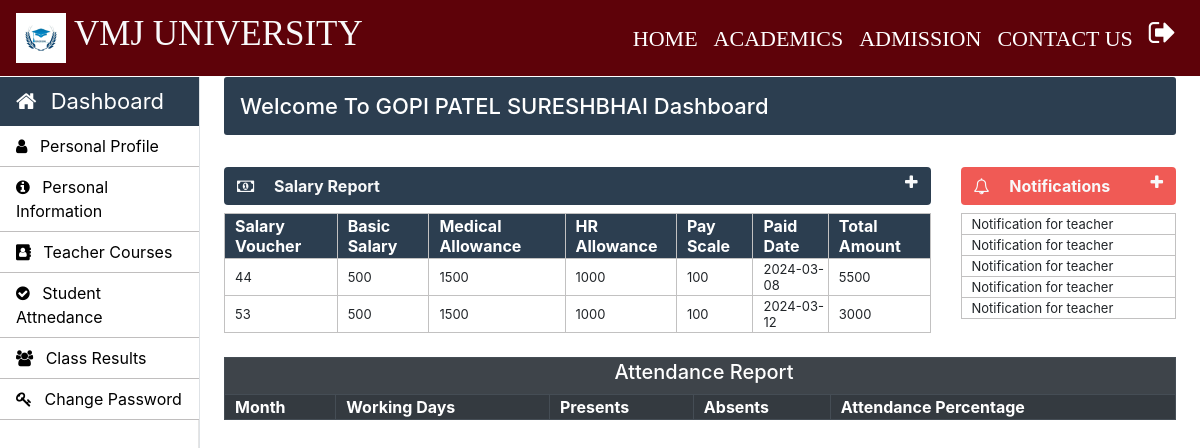
Before: /teacher/teacher-index.php (signed in) with the older database file.
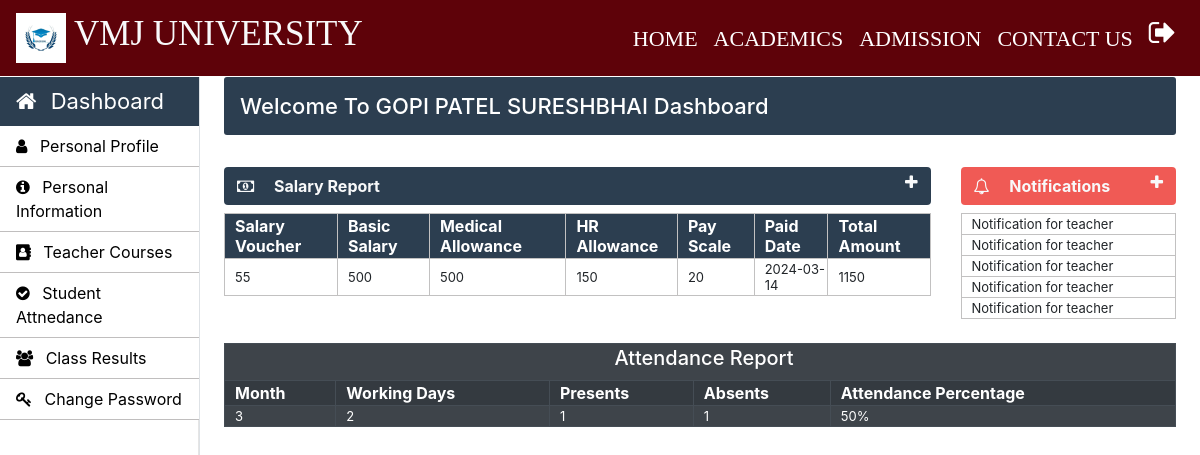
After: the same page with the newer database file.
### tables this page shows
CREATE TABLE IF NOT EXISTS `teacher_info` (
  `teacher_id` int NOT NULL AUTO_INCREMENT,
  `first_name` varchar(30) NOT NULL,
  `middle_name` varchar(30) NOT NULL,
  `last_name` varchar(30) NOT NULL,
  `father_name` varchar(50) NOT NULL,
  `email` varchar(30) NOT NULL,
  `phone_no` varchar(11) NOT NULL,
  `profile_image` blob NOT NULL,
  `teacher_status` varchar(10) NOT NULL,
  `application_status` varchar(10) NOT NULL,
  `cnic` varchar(15) NOT NULL,
  `dob` varchar(15) NOT NULL,
  `other_phone` int NOT NULL,
  `gender` varchar(10) NOT NULL,
  `permanent_address` varchar(100) NOT NULL,
  `current_address` varchar(100) NOT NULL,
  `place_of_birth` varchar(50) NOT NULL,
  `matric_complition_date` varchar(10) NOT NULL,
  `matric_awarded_date` varchar(10) NOT NULL,
  `matric_certificate` varchar(100) NOT NULL,
  `fa_complition_date` varchar(10) NOT NULL,
  `fa_awarded_date` varchar(10) NOT NULL,
  `fa_certificate` varchar(100) NOT NULL,
  `ba_complition_date` varchar(10) NOT NULL,
  `ba_awarded_date` varchar(10) NOT NULL,
  `ba_certificate` varchar(100) NOT NULL,
  `ma_complition_date` varchar(10) NOT NULL,
  `ma_awarded_date` varchar(100) NOT NULL,
  `ma_certificate` varchar(101) NOT NULL,
  `last_qualification` varchar(20) NOT NULL,
  `state` varchar(20) NOT NULL,
  `hire_date` varchar(10) NOT NULL,
  PRIMARY KEY (`teacher_id`)
);

CREATE TABLE IF NOT EXISTS `teacher_salary_report` (
  `salary_id` int NOT NULL AUTO_INCREMENT,
  `teacher_id` int NOT NULL,
  `total_amount` int NOT NULL,
  `status` varchar(11) NOT NULL,
  `paid_date` timestamp NOT NULL DEFAULT CURRENT_TIMESTAMP ON UPDATE CURRENT_TIMESTAMP,
  PRIMARY KEY (`salary_id`),
  KEY `teacher_id` (`teacher_id`)
);

CREATE TABLE IF NOT EXISTS `teacher_salary_allowances` (
  `teacher_id` int NOT NULL,
  `basic_salary` int NOT NULL,
  `medical_allowance` int NOT NULL,
  `hr_allowance` int NOT NULL,
  `scale` int NOT NULL,
  PRIMARY KEY (`teacher_id`)
);

### teacher/teacher-index.php (the view, shortened to what the changed rows need)
<?php
$teacher_email = $_SESSION['LoginTeacher'];
?>
<html lang="en">
<head>
</head>
<body>
    <?php include('../common/common-header.php') ?>
    <main role="main" class="col-xl-10 col-lg-9 col-md-8 ml-sm-auto px-md-4 main-background mb-2 w-100">
        <div class="sub-main">
            <div class="text-center d-flex flex-wrap flex-md-nowrap pt-3 pb-2 mb-3 text-white admin-dashboard pl-3">
                <h4 class="">Welcome To <?php
                    $query = "select * from teacher_info where email='$teacher_email'";
                    $run = mysqli_query($con, $query);
                    while ($row = mysqli_fetch_array($run)) {
                        echo $row['first_name'] . " " . $row['middle_name'] . " " . $row['last_name'];
                    }
                    ?> Dashboard </h4> </h4>
            </div>
            <div class="row">
                <div class="col-lg-9 col-md-12">
                    <div>
                        <section class="mt-3">
                            <div class="collapse show mt-2" id="collapsetwo">
                                <table class="w-100 table-elements table-three-tr"cellpadding="2">
                                    <tr class="pt-5 table-three text-white" style="height: 32px;">
                                        <th>Salary Voucher</th>
                                        <th>Basic Salary</th>
                                        <th>Medical Allowance</th>
                                        <th>HR Allowance</th>
                                        <th>Pay Scale</th>
                                        <th>Paid Date</th>
                                        <th>Total Amount</th>
                                    </tr>
                                    <?php
                                    $teacher_id=$_SESSION['teacher_id'];
                                    $query="select salary_id,basic_salary,medical_allowance,hr_allowance,scale,Date(paid_date) as paid_date,total_amount from teacher_salary_allowances inner join teacher_salary_report on teacher_salary_allowances.teacher_id=teacher_salary_report.teacher_id where teacher_salary_allowances.teacher_id='$teacher_id'";
                                    $run=mysqli_query($con,$query);
                                    while ($row=mysqli_fetch_array($run)) { ?>
                                        <tr>
                                            <td><?php echo $row['salary_id'] ?></td>
                                            <td><?php echo $row['basic_salary'] ?></td>
                                            <td><?php echo ($row['basic_salary']*$row['medical_allowance']/100) ?></td>
                                            <td><?php echo ($row['basic_salary']*$row['hr_allowance']/100) ?></td>
                                            <td><?php echo $row['scale'] ?></td>
                                            <td><?php echo $row['paid_date'] ?></td>
                                            <td><?php echo $row['total_amount'] ?></td>
                                        </tr>
                                    <?php
                                    }
                                    ?>
                                </table>
                            </div>
                        </section>
                    </div>
                </div>
            </div>
            <div class="row">
                <div class="col-md-12 mt-4">
                    <table class="w-100 table-striped table-hover table-dark"cellpadding="2" >
                        <tr>
                            <th>Month</th>
                            <th>Working Days</th>
                            <th>Presents</th>
                            <th>Absents</th>
                            <th>Attendance Percentage</th>
                        </tr>
                        <?php
                        $query = "SELECT MONTH(attendance_date) AS attendance_month, COUNT(*) AS working_days, SUM(attendance) AS present FROM teacher_attendance WHERE teacher_id='$teacher_id' GROUP BY MONTH(attendance_date)";
                        $run = mysqli_query($con, $query);
                        while ($row = mysqli_fetch_array($run)) {
                            $attendance_month = $row['attendance_month'];
                            $working_days = $row['working_days'];
                            $present = $row['present'];
                            $absents = $working_days - $present;
                            $attendance_percentage = ($present / $working_days) * 100;
                            ?>
                            <tr>
                                <td><?php echo $attendance_month; ?></td>
                                <td><?php echo $working_days; ?></td>
                                <td><?php echo $present; ?></td>
                                <td><?php echo $absents; ?></td>
                                <td><?php echo round($attendance_percentage, 2) . '%'; ?></td>
                            </tr>
                        <?php } ?>
                    </table>
                </div>
            </div>
        </div>
    </main>
</body>
</html>

Changed rows visible on the page:
removed teacher_salary_report: salary_id "44", teacher.basic_salary "500", $row['basic_salary']*$row['medical_allowance']/100 "1500", $row['basic_salary']*$row['hr_allowance']/100 "1000", teacher.scale "100", paid_date "2024-03-08", total_amount "5500"
removed teacher_salary_report: salary_id "53", teacher.basic_salary "500", $row['basic_salary']*$row['medical_allowance']/100 "1500", $row['basic_salary']*$row['hr_allowance']/100 "1000", teacher.scale "100", paid_date "2024-03-12", total_amount "3000"
added teacher_salary_report: salary_id "55", teacher.basic_salary "500", $row['basic_salary']*$row['medical_allowance']/100 "500", $row['basic_salary']*$row['hr_allowance']/100 "150", teacher.scale "20", paid_date "2024-03-14", total_amount "1150"
Other visible differences:
new list line: "3 2 1 1 50 %"
